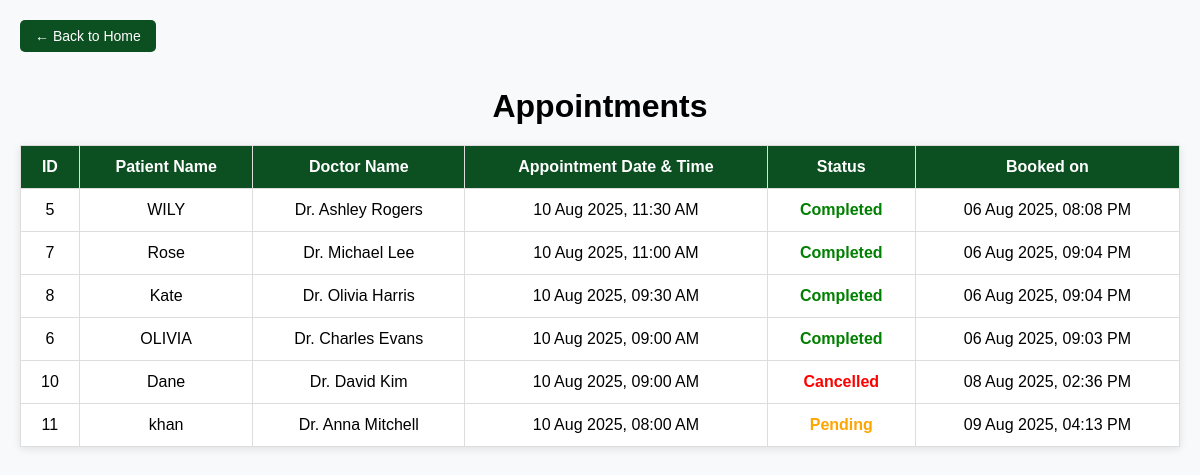
The app's page /view_appointment.php, older data.
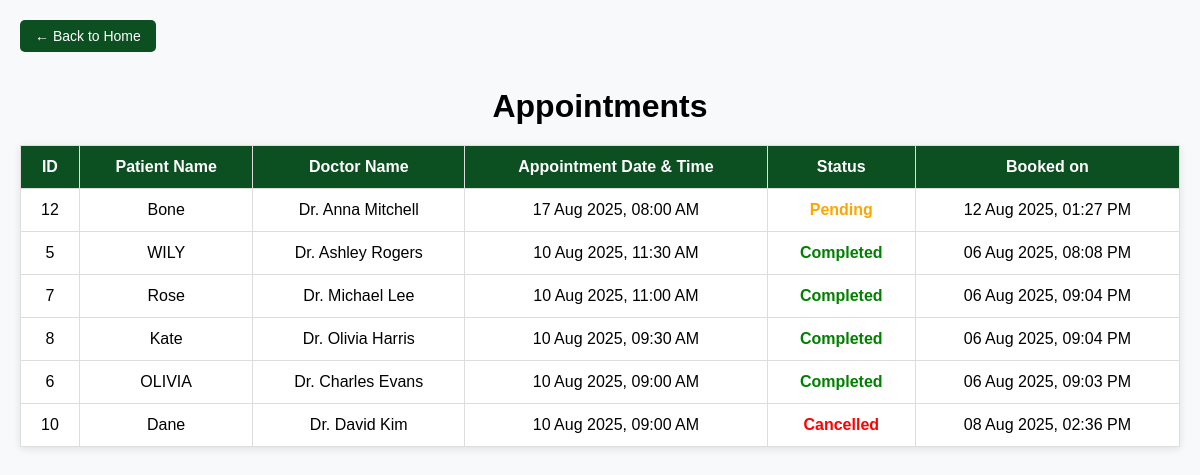
The same page, newer data.
### tables this page shows
CREATE TABLE `appointments` (
  `appointment_id` int(11) NOT NULL,
  `patient_id` int(11) NOT NULL,
  `doctor_id` int(11) NOT NULL,
  `appointment_datetime` datetime DEFAULT NULL,
  `status` enum('booked','completed','cancelled') DEFAULT 'booked',
  `booked_on` timestamp NOT NULL DEFAULT current_timestamp()
);

CREATE TABLE `patients` (
  `patient_id` int(11) NOT NULL,
  `user_id` int(11) NOT NULL,
  `full_name` varchar(100) NOT NULL,
  `phone` varchar(20) NOT NULL,
  `email` varchar(100) NOT NULL,
  `address` text DEFAULT NULL,
  `city_id` int(11) NOT NULL,
  `created_at` datetime DEFAULT current_timestamp()
);

CREATE TABLE `doctors` (
  `doctor_id` int(11) NOT NULL,
  `user_id` int(11) NOT NULL,
  `full_name` varchar(100) NOT NULL,
  `specialization` varchar(100) NOT NULL,
  `phone` varchar(20) NOT NULL,
  `email` varchar(100) NOT NULL,
  `address` text DEFAULT NULL,
  `city_id` int(11) NOT NULL,
  `profile_details` text DEFAULT NULL
);

### view_appointment.php (the view, shortened to what this page needs)
<?php
include "db_connect.php";
$sql = "
SELECT
    a.appointment_id,
    p.full_name AS patient_name,
    d.full_name AS doctor_name,
    a.appointment_datetime,
    a.status,
    a.booked_on
FROM appointments a
JOIN patients p ON a.patient_id = p.patient_id
JOIN doctors d ON a.doctor_id = d.doctor_id
ORDER BY a.appointment_datetime DESC
";
$result = mysqli_query($conn, $sql);
?>
<!DOCTYPE html>
<html lang="en">
<head>
</head>
<body>
<a href="index.php" class="back-btn">← Back to Home</a>
<h1>Appointments</h1>
<table>
    <tr>
        <th>ID</th>
        <th>Patient Name</th>
        <th>Doctor Name</th>
        <th>Appointment Date & Time</th>
        <th>Status</th>
        <th>Booked on</th>
    </tr>
    <?php while ($row = mysqli_fetch_assoc($result)) {
        $status = ucfirst($row['status']);
        if (empty($status)) {
            $status = "Pending";
            $statusClass = "pending";
        } elseif (strtolower($status) === "completed") {
            $statusClass = "completed";
        } elseif (strtolower($status) === "cancelled") {
            $statusClass = "cancelled";
        } else {
            $statusClass = "pending";
        }
    ?>
        <tr>
            <td><?php echo $row['appointment_id']; ?></td>
            <td><?php echo htmlspecialchars($row['patient_name']); ?></td>
            <td><?php echo htmlspecialchars($row['doctor_name']); ?></td>
            <td>
                <?php echo date("d M Y, h:i A", strtotime($row['appointment_datetime'])); ?>
            </td>
            <td class="status <?php echo $statusClass; ?>">
                <?php echo $status; ?>
            </td>
            <td>
                <?php echo date("d M Y, h:i A", strtotime($row['booked_on'])); ?>
            </td>
        </tr>
    <?php } ?>
</table>
</body>
</html>

### view_appointment.php (style rules this page uses)
body { font-family: Arial, sans-serif; margin: 20px; background-color: #f8f9fa; }
h1 { text-align: center; margin-bottom: 20px; }
.back-btn { display: inline-block; padding: 8px 15px; background: #0c4f21; color: white; text-decoration: none; border-radius: 5px; font-size: 14px; margin-bottom: 15px; }
table { width: 100%; border-collapse: collapse; background: white; box-shadow: 0 2px 8px rgba(0,0,0,0.1); }
th, td { padding: 12px; border: 1px solid #ddd; text-align: center; }
th { background-color: #0c4f21; color: white; }
.status { font-weight: bold; }
.status.pending { color: orange; }
.status.completed { color: green; }
.status.cancelled { color: red; }

Row changes from the older to the newer data that the page shows:
removed appointments: appointment_id "11", patient.full_name "khan", doctor.full_name "Dr. Anna Mitchell", appointment_datetime "10 Aug 2025, 08:00 AM", status "Pending", booked_on "09 Aug 2025, 04:13 PM"
added appointments: appointment_id "12", patient.full_name "Bone", doctor.full_name "Dr. Anna Mitchell", appointment_datetime "17 Aug 2025, 08:00 AM", status "Pending", booked_on "12 Aug 2025, 01:27 PM"
